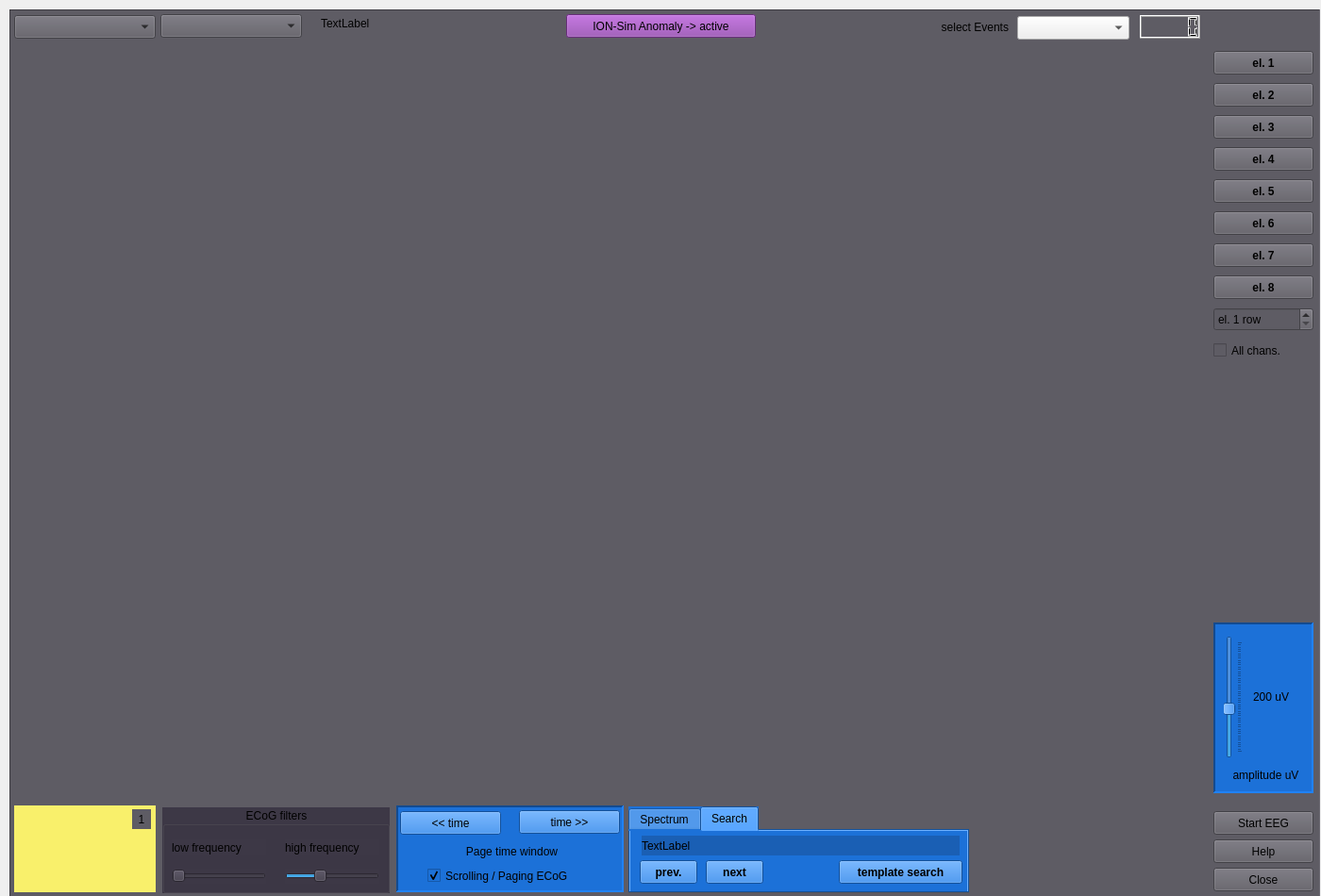
<?xml version="1.0" encoding="UTF-8"?>
<ui version="4.0">
 <class>Form</class>
 <widget class="QWidget" name="Form">
  <property name="geometry">
   <rect>
    <x>0</x>
    <y>0</y>
    <width>1400</width>
    <height>950</height>
   </rect>
  </property>
  <property name="windowTitle">
   <string>Form</string>
  </property>
  <widget class="QFrame" name="frame">
   <property name="geometry">
    <rect>
     <x>10</x>
     <y>10</y>
     <width>1389</width>
     <height>941</height>
    </rect>
   </property>
   <property name="styleSheet">
    <string notr="true">background-color: rgb(94, 92, 100);</string>
   </property>
   <property name="frameShape">
    <enum>QFrame::Panel</enum>
   </property>
   <property name="frameShadow">
    <enum>QFrame::Sunken</enum>
   </property>
   <widget class="GraphicsLayoutWidget" name="pltSignalEeg">
    <property name="geometry">
     <rect>
      <x>7</x>
      <y>42</y>
      <width>1257</width>
      <height>791</height>
     </rect>
    </property>
    <property name="sizePolicy">
     <sizepolicy hsizetype="Expanding" vsizetype="Ignored">
      <horstretch>0</horstretch>
      <verstretch>0</verstretch>
     </sizepolicy>
    </property>
    <property name="autoFillBackground">
     <bool>false</bool>
    </property>
    <property name="styleSheet">
     <string notr="true">border: 0px;</string>
    </property>
    <property name="frameShape">
     <enum>QFrame::StyledPanel</enum>
    </property>
    <property name="frameShadow">
     <enum>QFrame::Sunken</enum>
    </property>
    <property name="lineWidth">
     <number>0</number>
    </property>
    <property name="renderHints">
     <set>QPainter::Antialiasing|QPainter::TextAntialiasing</set>
    </property>
   </widget>
   <widget class="QGroupBox" name="artifact_box_2">
    <property name="geometry">
     <rect>
      <x>162</x>
      <y>846</y>
      <width>241</width>
      <height>91</height>
     </rect>
    </property>
    <property name="styleSheet">
     <string notr="true">background-color: rgb(61, 56, 70);</string>
    </property>
    <property name="title">
     <string>ECoG filters</string>
    </property>
    <property name="alignment">
     <set>Qt::AlignCenter</set>
    </property>
    <widget class="QSlider" name="slider_highcut">
     <property name="geometry">
      <rect>
       <x>130</x>
       <y>65</y>
       <width>100</width>
       <height>16</height>
      </rect>
     </property>
     <property name="minimum">
      <number>20</number>
     </property>
     <property name="maximum">
      <number>250</number>
     </property>
     <property name="value">
      <number>100</number>
     </property>
     <property name="orientation">
      <enum>Qt::Horizontal</enum>
     </property>
    </widget>
    <widget class="QSlider" name="slider_lowcut">
     <property name="geometry">
      <rect>
       <x>10</x>
       <y>65</y>
       <width>100</width>
       <height>16</height>
      </rect>
     </property>
     <property name="minimum">
      <number>1</number>
     </property>
     <property name="maximum">
      <number>200</number>
     </property>
     <property name="value">
      <number>2</number>
     </property>
     <property name="orientation">
      <enum>Qt::Horizontal</enum>
     </property>
    </widget>
    <widget class="QLabel" name="label_lowcut">
     <property name="geometry">
      <rect>
       <x>10</x>
       <y>34</y>
       <width>100</width>
       <height>17</height>
      </rect>
     </property>
     <property name="text">
      <string>low frequency</string>
     </property>
    </widget>
    <widget class="QLabel" name="label_highcut">
     <property name="geometry">
      <rect>
       <x>130</x>
       <y>34</y>
       <width>100</width>
       <height>17</height>
      </rect>
     </property>
     <property name="text">
      <string>high frequency</string>
     </property>
    </widget>
   </widget>
   <widget class="QLabel" name="lbl_cortex_L">
    <property name="geometry">
     <rect>
      <x>5</x>
      <y>844</y>
      <width>150</width>
      <height>92</height>
     </rect>
    </property>
    <property name="styleSheet">
     <string notr="true">background-color: rgb(249, 240, 107);</string>
    </property>
    <property name="text">
     <string/>
    </property>
   </widget>
   <widget class="QPushButton" name="pushBt_el1">
    <property name="geometry">
     <rect>
      <x>1276</x>
      <y>44</y>
      <width>106</width>
      <height>25</height>
     </rect>
    </property>
    <property name="font">
     <font>
      <weight>75</weight>
      <bold>true</bold>
     </font>
    </property>
    <property name="text">
     <string>el. 1</string>
    </property>
   </widget>
   <widget class="QPushButton" name="pushBt_el3">
    <property name="geometry">
     <rect>
      <x>1276</x>
      <y>112</y>
      <width>106</width>
      <height>25</height>
     </rect>
    </property>
    <property name="font">
     <font>
      <weight>75</weight>
      <bold>true</bold>
     </font>
    </property>
    <property name="text">
     <string>el. 3</string>
    </property>
   </widget>
   <widget class="QSpinBox" name="spinBoxRows">
    <property name="geometry">
     <rect>
      <x>1276</x>
      <y>316</y>
      <width>106</width>
      <height>25</height>
     </rect>
    </property>
    <property name="suffix">
     <string> row</string>
    </property>
    <property name="prefix">
     <string>el. </string>
    </property>
    <property name="minimum">
     <number>1</number>
    </property>
    <property name="maximum">
     <number>6</number>
    </property>
   </widget>
   <widget class="QPushButton" name="pushBt_el5">
    <property name="geometry">
     <rect>
      <x>1276</x>
      <y>180</y>
      <width>106</width>
      <height>25</height>
     </rect>
    </property>
    <property name="font">
     <font>
      <weight>75</weight>
      <bold>true</bold>
     </font>
    </property>
    <property name="text">
     <string>el. 5</string>
    </property>
   </widget>
   <widget class="QCheckBox" name="checkBoxChAll">
    <property name="geometry">
     <rect>
      <x>1276</x>
      <y>350</y>
      <width>106</width>
      <height>23</height>
     </rect>
    </property>
    <property name="text">
     <string>All chans.</string>
    </property>
   </widget>
   <widget class="QPushButton" name="pushBt_el6">
    <property name="geometry">
     <rect>
      <x>1276</x>
      <y>214</y>
      <width>106</width>
      <height>25</height>
     </rect>
    </property>
    <property name="font">
     <font>
      <weight>75</weight>
      <bold>true</bold>
     </font>
    </property>
    <property name="text">
     <string>el. 6</string>
    </property>
   </widget>
   <widget class="QPushButton" name="pushBt_el4">
    <property name="geometry">
     <rect>
      <x>1276</x>
      <y>146</y>
      <width>106</width>
      <height>25</height>
     </rect>
    </property>
    <property name="font">
     <font>
      <weight>75</weight>
      <bold>true</bold>
     </font>
    </property>
    <property name="text">
     <string>el. 4</string>
    </property>
   </widget>
   <widget class="QPushButton" name="pushBt_el8">
    <property name="geometry">
     <rect>
      <x>1276</x>
      <y>282</y>
      <width>106</width>
      <height>25</height>
     </rect>
    </property>
    <property name="font">
     <font>
      <weight>75</weight>
      <bold>true</bold>
     </font>
    </property>
    <property name="text">
     <string>el. 8</string>
    </property>
   </widget>
   <widget class="QPushButton" name="pushBt_el7">
    <property name="geometry">
     <rect>
      <x>1276</x>
      <y>248</y>
      <width>106</width>
      <height>25</height>
     </rect>
    </property>
    <property name="font">
     <font>
      <weight>75</weight>
      <bold>true</bold>
     </font>
    </property>
    <property name="text">
     <string>el. 7</string>
    </property>
   </widget>
   <widget class="QPushButton" name="pushBt_el2">
    <property name="geometry">
     <rect>
      <x>1276</x>
      <y>78</y>
      <width>106</width>
      <height>25</height>
     </rect>
    </property>
    <property name="font">
     <font>
      <weight>75</weight>
      <bold>true</bold>
     </font>
    </property>
    <property name="text">
     <string>el. 2</string>
    </property>
   </widget>
   <widget class="QLabel" name="lblrow">
    <property name="geometry">
     <rect>
      <x>130</x>
      <y>848</y>
      <width>20</width>
      <height>21</height>
     </rect>
    </property>
    <property name="text">
     <string>1</string>
    </property>
    <property name="alignment">
     <set>Qt::AlignCenter</set>
    </property>
   </widget>
   <widget class="QFrame" name="frame_2">
    <property name="geometry">
     <rect>
      <x>410</x>
      <y>844</y>
      <width>241</width>
      <height>92</height>
     </rect>
    </property>
    <property name="styleSheet">
     <string notr="true">background-color: rgb(28, 113, 216);</string>
    </property>
    <property name="frameShape">
     <enum>QFrame::Panel</enum>
    </property>
    <property name="frameShadow">
     <enum>QFrame::Sunken</enum>
    </property>
    <property name="lineWidth">
     <number>2</number>
    </property>
    <widget class="QPushButton" name="btn_time_dec">
     <property name="geometry">
      <rect>
       <x>4</x>
       <y>6</y>
       <width>107</width>
       <height>25</height>
      </rect>
     </property>
     <property name="text">
      <string>&lt;&lt; time</string>
     </property>
    </widget>
    <widget class="QPushButton" name="btn_time_inc">
     <property name="geometry">
      <rect>
       <x>130</x>
       <y>5</y>
       <width>107</width>
       <height>25</height>
      </rect>
     </property>
     <property name="text">
      <string>time &gt;&gt;</string>
     </property>
    </widget>
    <widget class="QLabel" name="label_time_base">
     <property name="geometry">
      <rect>
       <x>37</x>
       <y>40</y>
       <width>171</width>
       <height>17</height>
      </rect>
     </property>
     <property name="text">
      <string>Page time window</string>
     </property>
     <property name="alignment">
      <set>Qt::AlignCenter</set>
     </property>
    </widget>
    <widget class="QCheckBox" name="checkScroll">
     <property name="geometry">
      <rect>
       <x>33</x>
       <y>63</y>
       <width>180</width>
       <height>23</height>
      </rect>
     </property>
     <property name="text">
      <string>Scrolling / Paging ECoG</string>
     </property>
     <property name="checked">
      <bool>true</bool>
     </property>
    </widget>
   </widget>
   <widget class="QFrame" name="frame_3">
    <property name="geometry">
     <rect>
      <x>1276</x>
      <y>650</y>
      <width>106</width>
      <height>181</height>
     </rect>
    </property>
    <property name="styleSheet">
     <string notr="true">background-color: rgb(28, 113, 216);</string>
    </property>
    <property name="frameShape">
     <enum>QFrame::Panel</enum>
    </property>
    <property name="frameShadow">
     <enum>QFrame::Sunken</enum>
    </property>
    <property name="lineWidth">
     <number>2</number>
    </property>
    <widget class="QLabel" name="label_time_base_2">
     <property name="geometry">
      <rect>
       <x>10</x>
       <y>152</y>
       <width>91</width>
       <height>20</height>
      </rect>
     </property>
     <property name="text">
      <string>amplitude uV</string>
     </property>
     <property name="alignment">
      <set>Qt::AlignCenter</set>
     </property>
    </widget>
    <widget class="QSlider" name="slider_amp">
     <property name="geometry">
      <rect>
       <x>11</x>
       <y>14</y>
       <width>20</width>
       <height>130</height>
      </rect>
     </property>
     <property name="minimum">
      <number>10</number>
     </property>
     <property name="maximum">
      <number>500</number>
     </property>
     <property name="singleStep">
      <number>10</number>
     </property>
     <property name="sliderPosition">
      <number>200</number>
     </property>
     <property name="orientation">
      <enum>Qt::Vertical</enum>
     </property>
     <property name="tickPosition">
      <enum>QSlider::TicksBelow</enum>
     </property>
    </widget>
    <widget class="QLabel" name="label_amp">
     <property name="geometry">
      <rect>
       <x>42</x>
       <y>70</y>
       <width>55</width>
       <height>17</height>
      </rect>
     </property>
     <property name="text">
      <string>200 uV</string>
     </property>
    </widget>
   </widget>
   <widget class="QComboBox" name="comboExamples">
    <property name="geometry">
     <rect>
      <x>160</x>
      <y>5</y>
      <width>150</width>
      <height>25</height>
     </rect>
    </property>
   </widget>
   <widget class="QComboBox" name="comboBoxMS">
    <property name="geometry">
     <rect>
      <x>5</x>
      <y>6</y>
      <width>150</width>
      <height>25</height>
     </rect>
    </property>
   </widget>
   <widget class="QTabWidget" name="tabWidget">
    <property name="geometry">
     <rect>
      <x>656</x>
      <y>845</y>
      <width>361</width>
      <height>92</height>
     </rect>
    </property>
    <property name="styleSheet">
     <string notr="true">background-color: rgb(28, 113, 216);</string>
    </property>
    <property name="currentIndex">
     <number>1</number>
    </property>
    <widget class="QWidget" name="tab">
     <attribute name="title">
      <string>Spectrum</string>
     </attribute>
     <widget class="QPushButton" name="pushBt_el8_2">
      <property name="geometry">
       <rect>
        <x>245</x>
        <y>34</y>
        <width>106</width>
        <height>25</height>
       </rect>
      </property>
      <property name="font">
       <font>
        <weight>75</weight>
        <bold>true</bold>
       </font>
      </property>
      <property name="text">
       <string>spectrum</string>
      </property>
     </widget>
    </widget>
    <widget class="QWidget" name="tab_2">
     <attribute name="title">
      <string>Search</string>
     </attribute>
     <widget class="QPushButton" name="pushBt_search">
      <property name="geometry">
       <rect>
        <x>221</x>
        <y>31</y>
        <width>131</width>
        <height>25</height>
       </rect>
      </property>
      <property name="font">
       <font>
        <weight>75</weight>
        <bold>true</bold>
       </font>
      </property>
      <property name="text">
       <string>template search</string>
      </property>
     </widget>
     <widget class="QPushButton" name="pushBt_prev">
      <property name="geometry">
       <rect>
        <x>10</x>
        <y>31</y>
        <width>61</width>
        <height>25</height>
       </rect>
      </property>
      <property name="font">
       <font>
        <weight>75</weight>
        <bold>true</bold>
       </font>
      </property>
      <property name="text">
       <string>prev.</string>
      </property>
     </widget>
     <widget class="QPushButton" name="pushBt_next">
      <property name="geometry">
       <rect>
        <x>80</x>
        <y>31</y>
        <width>61</width>
        <height>25</height>
       </rect>
      </property>
      <property name="font">
       <font>
        <weight>75</weight>
        <bold>true</bold>
       </font>
      </property>
      <property name="text">
       <string>next</string>
      </property>
     </widget>
     <widget class="QLabel" name="label_search">
      <property name="geometry">
       <rect>
        <x>12</x>
        <y>5</y>
        <width>337</width>
        <height>21</height>
       </rect>
      </property>
      <property name="styleSheet">
       <string notr="true">background-color: rgb(26, 95, 180);</string>
      </property>
      <property name="text">
       <string>TextLabel</string>
      </property>
     </widget>
    </widget>
   </widget>
   <widget class="QPushButton" name="btn_start_stop">
    <property name="geometry">
     <rect>
      <x>1276</x>
      <y>850</y>
      <width>106</width>
      <height>25</height>
     </rect>
    </property>
    <property name="text">
     <string>Start EEG</string>
    </property>
   </widget>
   <widget class="QPushButton" name="pushBtHelp">
    <property name="geometry">
     <rect>
      <x>1276</x>
      <y>880</y>
      <width>106</width>
      <height>25</height>
     </rect>
    </property>
    <property name="text">
     <string>Help</string>
    </property>
   </widget>
   <widget class="QPushButton" name="pushBtClose">
    <property name="geometry">
     <rect>
      <x>1276</x>
      <y>910</y>
      <width>106</width>
      <height>25</height>
     </rect>
    </property>
    <property name="text">
     <string>Close</string>
    </property>
   </widget>
  </widget>
  <widget class="QLCDNumber" name="lcdEpoch">
   <property name="geometry">
    <rect>
     <x>1208</x>
     <y>16</y>
     <width>64</width>
     <height>25</height>
    </rect>
   </property>
  </widget>
  <widget class="QLabel" name="labelTime">
   <property name="geometry">
    <rect>
     <x>968</x>
     <y>20</y>
     <width>101</width>
     <height>17</height>
    </rect>
   </property>
   <property name="text">
    <string>select Events</string>
   </property>
   <property name="alignment">
    <set>Qt::AlignRight|Qt::AlignTrailing|Qt::AlignVCenter</set>
   </property>
  </widget>
  <widget class="QPushButton" name="pushBtAnomaly">
   <property name="geometry">
    <rect>
     <x>600</x>
     <y>15</y>
     <width>201</width>
     <height>25</height>
    </rect>
   </property>
   <property name="styleSheet">
    <string notr="true">background-color: rgb(145, 65, 172);</string>
   </property>
   <property name="text">
    <string>ION-Sim Anomaly -&gt; active</string>
   </property>
  </widget>
  <widget class="QComboBox" name="comboEvents">
   <property name="geometry">
    <rect>
     <x>1078</x>
     <y>17</y>
     <width>119</width>
     <height>25</height>
    </rect>
   </property>
  </widget>
  <widget class="QLabel" name="lblInfoRec">
   <property name="geometry">
    <rect>
     <x>340</x>
     <y>15</y>
     <width>251</width>
     <height>20</height>
    </rect>
   </property>
   <property name="text">
    <string>TextLabel</string>
   </property>
  </widget>
 </widget>
 <customwidgets>
  <customwidget>
   <class>GraphicsLayoutWidget</class>
   <extends>QGraphicsView</extends>
   <header>pyqtgraph</header>
  </customwidget>
 </customwidgets>
 <resources/>
 <connections/>
</ui>
